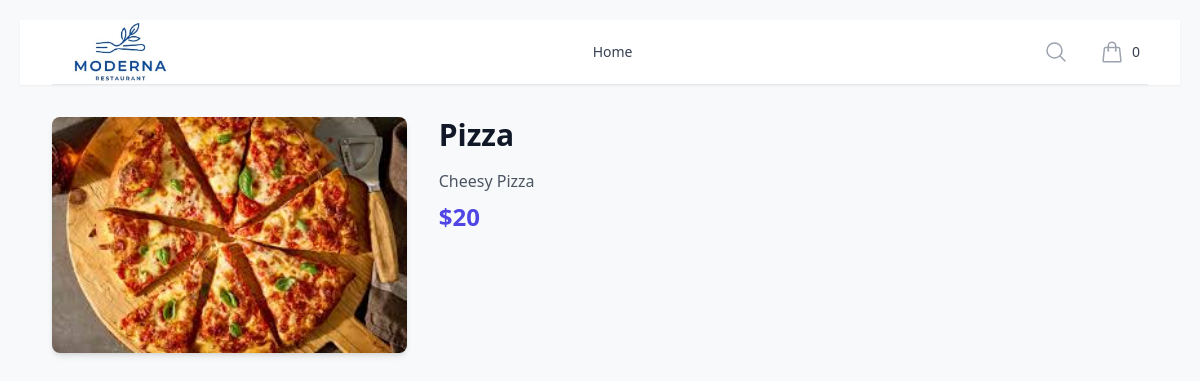
The page /food/1/ on the database its author committed.
### food/models.py (models this page shows, shortened)
class Item(models.Model):
    item_name = models.CharField(max_length=200)
    item_desc = models.CharField(max_length=500)
    item_price = models.IntegerField()
    item_image = models.ImageField(upload_to='images/', default='images/default.jpg')

### food/views.py (the view)
# urls.py: path('<int:item_id>/', views.details, name='details'),
def details(request, item_id):
    item_info = Item.objects.get(pk=item_id)
    context = {
        'item_info': item_info,
    }
    return render(request, 'food/detail.html', context)

### food/templates/food/detail.html (shortened to what this page needs)
{% extends 'food/base.html' %}
{% block content %}
<div class="mx-auto max-w-7xl px-4 sm:px-6 lg:px-8 py-8">
    <div class="flex flex-col md:flex-row md:space-x-8">
        <div class="md:w-1/3">
            <img src="{{ item_info.item_image.url }}" alt="{{ item_info.item_name }}" class="w-full h-auto rounded-lg shadow-md object-cover">
        </div>
        <div class="mt-6 md:mt-0 md:w-2/3">
            <h1 class="text-3xl font-bold text-gray-900">{{ item_info.item_name }}</h1>
            <p class="mt-4 text-gray-600">{{ item_info.item_desc }}</p>
            <p class="mt-2 text-2xl font-semibold text-indigo-600">${{ item_info.item_price }}</p>
        </div>
    </div>
</div>
{% endblock %}

### food/static/food/style.css (style rules this page uses)
body { font-family: 'Segoe UI', Tahoma, Geneva, Verdana, sans-serif; background-color: #f8f9fa; color: #333; line-height: 1.6; padding: 20px; }

### rows shown on the page
Item: item_image (picture), item_name "Pizza", item_desc "Cheesy Pizza", item_price "20"
